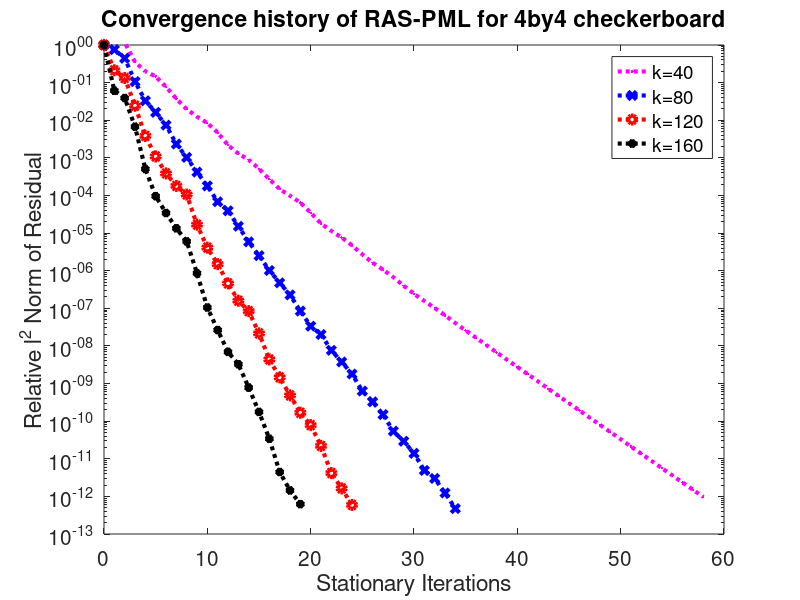

This figure's MATLAB source:
res40 = [0.000353957, 0.000676826, 0.000412558, 0.000124816, 7.05376e-05, 5.16287e-05, 2.72591e-05, 1.3223e-05, 6.95303e-06, 4.39302e-06, 2.97585e-06, 1.65833e-06, 7.70972e-07, 4.59955e-07, 3.12701e-07, 1.81654e-07, 9.58443e-08, 5.22907e-08, 3.47972e-08, 2.27746e-08, 1.22577e-08, 6.35061e-09, 4.02451e-09, 2.69563e-09, 1.6687e-09, 9.56568e-10, 5.74024e-10, 3.76461e-10, 2.37477e-10, 1.41175e-10, 8.57563e-11, 5.53254e-11, 3.61914e-11, 2.29644e-11, 1.43231e-11, 9.09113e-12, 5.84655e-12, 3.73374e-12, 2.37134e-12, 1.51584e-12, 9.7732e-13, 6.29557e-13, 4.02884e-13, 2.57343e-13, 1.64961e-13, 1.06069e-13, 6.82278e-14, 4.3871e-14, 2.82177e-14, 1.81502e-14, 1.16604e-14, 7.48225e-15, 4.80276e-15, 3.08685e-15, 1.98539e-15, 1.27777e-15, 8.22988e-16, 5.29242e-16, 3.4094e-16]
res80 = [0.000106515, 8.02416e-05, 4.72881e-05, 1.1315e-05, 3.49384e-06, 1.72206e-06, 7.89269e-07, 2.47861e-07, 1.09212e-07, 4.44647e-08, 1.90484e-08, 7.23133e-09, 4.17049e-09, 1.61612e-09, 6.22094e-10, 2.67434e-10, 1.07992e-10, 5.06401e-11, 2.42094e-11, 8.98631e-12, 3.57324e-12, 2.14294e-12, 8.15225e-13, 3.99646e-13, 1.9074e-13, 6.72474e-14, 3.47764e-14, 1.59349e-14, 5.78549e-15, 3.11122e-15, 1.48609e-15, 5.2211e-16, 3.18874e-16, 1.31491e-16, 5.05146e-17]
res120 = [5.24618e-05, 1.11693e-05, 6.96305e-06, 1.27171e-06, 2.00723e-07, 5.70319e-08, 2.0232e-08, 9.41397e-09, 5.5426e-09, 8.7652e-10, 2.15611e-10, 7.82796e-11, 2.41088e-11, 8.35306e-12, 4.4182e-12, 1.1302e-12, 2.29344e-13, 7.67004e-14, 2.53924e-14, 8.76099e-15, 4.11793e-15, 1.15273e-15, 2.18895e-16, 8.56298e-17, 3.11e-17]

res160 = [3.17282e-05, 1.92825e-06, 1.23665e-06, 2.1385e-07, 1.6033e-08, 3.03948e-09, 1.08375e-09, 4.256e-10, 1.91196e-10, 2.71374e-11, 3.33241e-12, 8.38047e-13, 2.1978e-13, 1.03497e-13, 2.48183e-14, 5.58663e-15, 1.07892e-15, 1.41216e-16, 4.56549e-17, 1.97628e-17]



semilogy(0:size(res40,2)-1,res40/res40(1),'m:.','DisplayName','k=40','LineWidth',3); hold on;

semilogy(0:size(res80,2)-1,res80/res80(1),'b:x','DisplayName','k=80','LineWidth',3); hold on;

semilogy(0:size(res120,2)-1,res120/res120(1),'r:o','DisplayName','k=120','LineWidth',3); hold on;

semilogy(0:size(res160,2)-1,res160/res160(1),'k:*','DisplayName','k=160','LineWidth',3); hold on;


legend('show');
axis([0 60 1e-13 1])
%axis([0 20 1e-10 1])
xlabel('Stationary Iterations');
ylabel('Relative l^2 Norm of Residual');
title('Convergence history of RAS-PML for 4by4 checkerboard');
set(gca,'FontSize',15);
hold off

